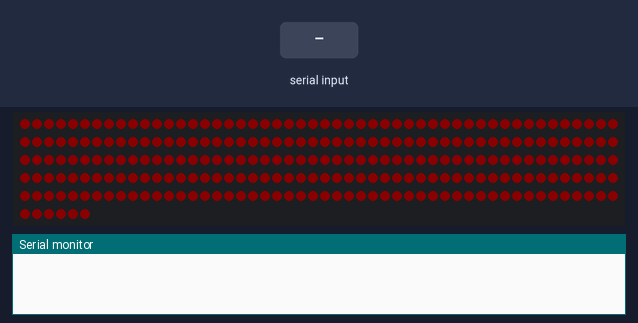
A sketch run on a simulated Arduino Uno, built with avr-gcc and run on an emulated ATmega328P. Parts: 256 RGB LEDs in strip order, left to right, continuing on the next row, the last lines printed to the serial monitor. The test bench sets the inputs (shaded band). Dim RGB values are drawn brighter than linear.

Above: at 0.1 s.
At 0.7 s:
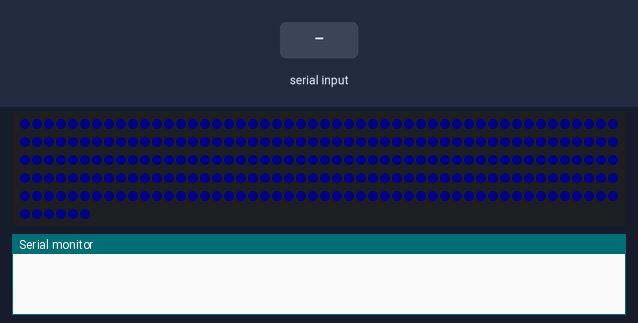
2.3 s: "1" received over Serial
At 7.2 s:
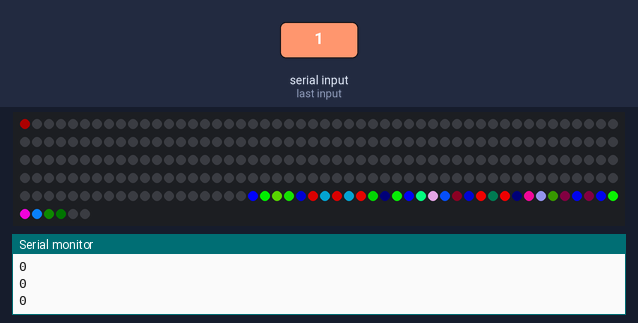
Timing chart, 0 to 8.7 s (numbered marks = the images above; inputs shaded):
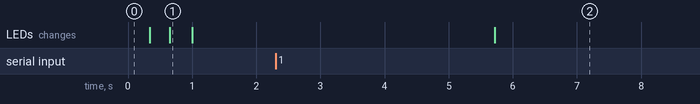

Measured:
- after the input at 2.3 s, the LEDs: change after 3.4 s (image 2)

The sketch:

matrix.ino
```cpp
#include <Adafruit_NeoPixel.h>
int LEDPIN = 2;
const int LEDS = 256;
int frameRate = 30;
int frame = 0;

int rcNum(int R, int C) {
  if (R % 2) {
    return R*16 + (15 - C);
  }
  return (R*16) + C;
}

Adafruit_NeoPixel strip = Adafruit_NeoPixel(LEDS, LEDPIN, NEO_GRB + NEO_KHZ800);

void renderStrip() {
  strip.show();
  for (int led = 0; led < LEDS; led++) {
    strip.setPixelColor(led, 0, 0, 0);
  }
  delay(frameRate);
}

void setup() {
  Serial.begin(9600);

  strip.begin();
  strip.show();

  for (int led = 0; led < LEDS; led++) {
    strip.setPixelColor(led, 10, 0, 0);
  }
  strip.show();
  delay(300);
  for (int led = 0; led < LEDS; led++) {
    strip.setPixelColor(led, 0, 10, 0);
  }
  strip.show();
  delay(300);
  for (int led = 0; led < LEDS; led++) {
    strip.setPixelColor(led, 0, 0, 10);
  }
  strip.show();
  delay(300);
  renderStrip();
  strip.show();
}

void loop() {

  if (Serial.available()) {
    byte read[768];
    Serial.readBytes(read, 768);
    int nextPixel[3];
    for (int b = 0; b < 768; b++) {
      nextPixel[b%3] = read[b];
      Serial.println(read[b]);
      if (b%3 == 2) {
        strip.setPixelColor(floor(b/3), nextPixel[0], nextPixel[1], nextPixel[2]);
      }
    }
    renderStrip();
  }
//
//  frame++;
//
//  if (frame == frameRate * 100) {
//    renderStrip();
//    frame = 0;
//  }
}
```
